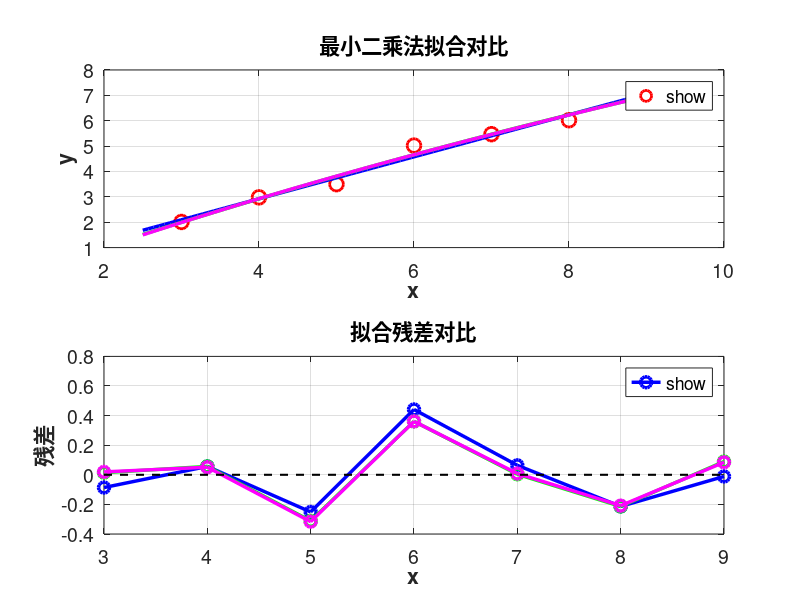

The MATLAB source for this figure:
% 数值分析实验：曲线拟合的最小二乘法
% 自己实现一次、二次和三次多项式拟合

clear; clc; close all;

% 实验数据
x = [3, 4, 5, 6, 7, 8, 9];
y = [2.01, 2.98, 3.50, 5.02, 5.47, 6.02, 7.05];

% 显示原始数据
fprintf('原始数据:\n');
fprintf('x = '); fprintf('%6.2f ', x); fprintf('\n');
fprintf('y = '); fprintf('%6.2f ', y); fprintf('\n\n');

%% 最小二乘法拟合函数实现
function coeffs = least_squares_fit(x, y, n)
    % 最小二乘法多项式拟合
    % 输入：x, y - 数据点，n - 多项式次数
    % 输出：coeffs - 多项式系数（从高次到低次）
    
    m = length(x);
    
    % 构建法方程组的系数矩阵
    A = zeros(n+1, n+1);
    b = zeros(n+1, 1);
    
    % 计算法方程组的系数
    for i = 1:n+1
        for j = 1:n+1
            A(i,j) = sum(x.^(i+j-2));
        end
        b(i) = sum(y .* x.^(i-1));
    end
    
    % 解法方程组得到系数
    coeffs = A \ b;
    coeffs = flipud(coeffs); % 转换为从高次到低次排列
end

%% 计算拟合值和误差
function [y_fit, error, R_squared] = calculate_fit(x, y, coeffs)
    % 计算拟合值、误差和决定系数R²
    n = length(coeffs) - 1;
    y_fit = polyval(coeffs, x);
    error = y - y_fit;
    SSE = sum(error.^2);  % 残差平方和
    SST = sum((y - mean(y)).^2);  % 总平方和
    R_squared = 1 - SSE/SST;  % 决定系数
end

%% 一次多项式拟合（线性拟合）
fprintf('=== 一次多项式拟合（线性拟合） ===\n');
coeffs1 = least_squares_fit(x, y, 1);
[y_fit1, error1, R_sq1] = calculate_fit(x, y, coeffs1);

fprintf('拟合方程: y = %.4f*x + %.4f\n', coeffs1(1), coeffs1(2));
fprintf('残差平方和 SSE = %.6f\n', sum(error1.^2));
fprintf('决定系数 R² = %.6f\n\n', R_sq1);

%% 二次多项式拟合
fprintf('=== 二次多项式拟合 ===\n');
coeffs2 = least_squares_fit(x, y, 2);
[y_fit2, error2, R_sq2] = calculate_fit(x, y, coeffs2);

fprintf('拟合方程: y = %.4f*x² + %.4f*x + %.4f\n', coeffs2(1), coeffs2(2), coeffs2(3));
fprintf('残差平方和 SSE = %.6f\n', sum(error2.^2));
fprintf('决定系数 R² = %.6f\n\n', R_sq2);

%% 三次多项式拟合
fprintf('=== 三次多项式拟合 ===\n');
coeffs3 = least_squares_fit(x, y, 3);
[y_fit3, error3, R_sq3] = calculate_fit(x, y, coeffs3);

fprintf('拟合方程: y = %.4f*x³ + %.4f*x² + %.4f*x + %.4f\n', ...
        coeffs3(1), coeffs3(2), coeffs3(3), coeffs3(4));
fprintf('残差平方和 SSE = %.6f\n', sum(error3.^2));
fprintf('决定系数 R² = %.6f\n\n', R_sq3);

%% 结果对比表格
fprintf('=== 拟合结果对比 ===\n');
fprintf('次数    SSE          R²          拟合方程\n');
fprintf('一次    %.6f    %.6f    y=%.4fx+%.4f\n', sum(error1.^2), R_sq1, coeffs1(1), coeffs1(2));
fprintf('二次    %.6f    %.6f    y=%.4fx²+%.4fx+%.4f\n', sum(error2.^2), R_sq2, coeffs2(1), coeffs2(2), coeffs2(3));
fprintf('三次    %.6f    %.6f    y=%.4fx³+%.4fx²+%.4fx+%.4f\n', sum(error3.^2), R_sq3, coeffs3(1), coeffs3(2), coeffs3(3), coeffs3(4));


%% 子图1：拟合曲线对比
subplot(2,1,1);
xx = linspace(min(x)-0.5, max(x)+0.5, 100);
plot(x, y, 'ro', 'MarkerSize', 10, 'LineWidth', 2, 'DisplayName', '原始数据');
hold on;
plot(xx, polyval(coeffs1, xx), 'b-', 'LineWidth', 2.5, 'DisplayName', '一次拟合');
plot(xx, polyval(coeffs2, xx), 'g-', 'LineWidth', 2.5, 'DisplayName', '二次拟合');
plot(xx, polyval(coeffs3, xx), 'm-', 'LineWidth', 2.5, 'DisplayName', '三次拟合');

% 设置坐标轴标签和标题的字体大小
xlabel('x', 'FontSize', 16, 'FontWeight', 'bold');
ylabel('y', 'FontSize', 16, 'FontWeight', 'bold');
title('最小二乘法拟合对比', 'FontSize', 18, 'FontWeight', 'bold');

% 设置图例字体大小
legend('show', 'FontSize', 14, 'Location', 'best');
grid on;

% 设置坐标轴刻度字体大小
set(gca, 'FontSize', 14);

% 子图2：残差分析
subplot(2,1,2);
plot(x, error1, 'bo-', 'MarkerSize', 8, 'LineWidth', 2.5, 'DisplayName', '一次拟合残差');
hold on;
plot(x, error2, 'go-', 'MarkerSize', 8, 'LineWidth', 2.5, 'DisplayName', '二次拟合残差');
plot(x, error3, 'mo-', 'MarkerSize', 8, 'LineWidth', 2.5, 'DisplayName', '三次拟合残差');
plot([min(x), max(x)], [0, 0], 'k--', 'LineWidth', 1.5);

% 设置坐标轴标签和标题的字体大小
xlabel('x', 'FontSize', 16, 'FontWeight', 'bold');
ylabel('残差', 'FontSize', 16, 'FontWeight', 'bold');
title('拟合残差对比', 'FontSize', 18, 'FontWeight', 'bold');

% 设置图例字体大小
legend('show', 'FontSize', 14, 'Location', 'best');
grid on;

% 设置坐标轴刻度字体大小
set(gca, 'FontSize', 14);